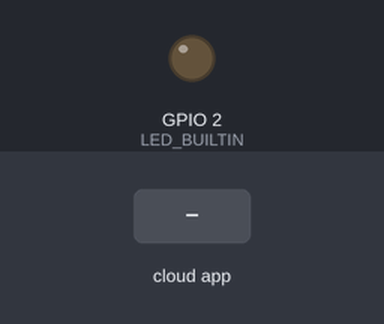
Bench run of a sketch on a simulated ESP32. On the bench: output pins drawn as LEDs (lit = HIGH). The test bench sets the inputs (shaded band). What the sketch prints to the serial monitor is not drawn.

Above: at 2.7 s.
2.8 s: the phone or cloud app sets button_on to 1
At 4.0 s:
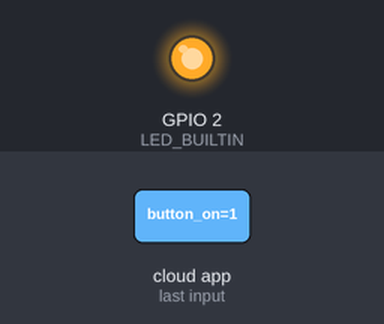
4.3 s: the phone or cloud app sets button_on to 0
At 5.2 s:
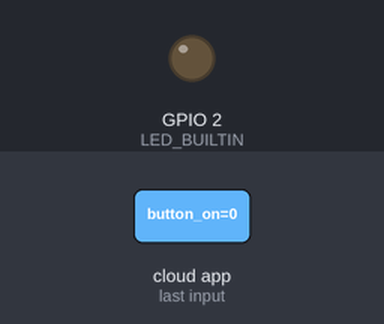
Timing chart, 0 to 7.3 s (numbered marks = the images above; inputs shaded):
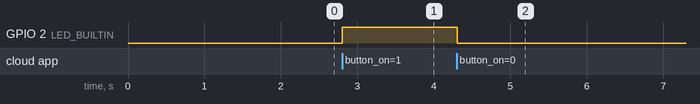

The sketch:

AdafuitIO_LED_control.ino
```cpp
#define IO_USERNAME  "ishuuu"
#define IO_KEY       "aio_LSKT60s4aRsUYSJE7yW7PLOnr6nC"

/******************************* WIFI **************************************/
#define WIFI_SSID "Ekam"
#define WIFI_PASS "1234567890"

#include "AdafruitIO_WiFi.h"

AdafruitIO_WiFi io(IO_USERNAME, IO_KEY, WIFI_SSID, WIFI_PASS);

/************************** Example Starts Here *******************************/

#include <WiFi.h>  // ESP32 uses WiFi library instead of ESP8266WiFi

// set up the 'digital' feed
AdafruitIO_Feed *AssistiveCallButtons = io.feed("button_on");

void setup() {
  // set up serial monitor
  Serial.begin(115200);

  // wait for serial monitor to open
  while(!Serial);

  // connect to io.adafruit.com
  Serial.print("Connecting to Adafruit IO");
  io.connect();

  // set up a message handler for the 'digital' feed.
  AssistiveCallButtons->onMessage(handleMessage);

  // wait for a connection
  while(io.status() < AIO_CONNECTED) {
    Serial.print(".");
    delay(500);
  }

  // we are connected
  Serial.println();
  Serial.println(io.statusText());

  // recv. the assistive-call-buttons feed
  AssistiveCallButtons->get();

  // Initialize the built-in LED pin (ESP32 built-in LED is GPIO 2)
  pinMode(LED_BUILTIN, OUTPUT);
  digitalWrite(LED_BUILTIN, LOW); // Ensure LED is off initially
}

void loop() {
  // io.run(); is required for all sketches.
  // it should always be present at the top of your loop
  // function. it keeps the client connected to
  // io.adafruit.com, and processes any incoming data.
  io.run();
}

// this function is called whenever a 'digital' feed message
// is received from Adafruit IO. it was attached to
// the 'digital' feed in the setup() function above.
void handleMessage(AdafruitIO_Data *data) {
  Serial.print("Received <- AssistiveCallButtons: ");
  Serial.println(data->toInt()); // Print the received value

  // Check the value received from Adafruit IO
  int buttonState = data->toInt();

  // Control the built-in LED based on the button state
  if (buttonState == 1) { // If button state is HIGH
    digitalWrite(LED_BUILTIN, HIGH); // Turn LED on
    Serial.println("LED turned ON");
  } else { // If button state is LOW
    digitalWrite(LED_BUILTIN, LOW); // Turn LED off
    Serial.println("LED turned OFF");
  }
}
```

Measured:
- after the input at 2.8 s, GPIO 2 (LED_BUILTIN): LOW → HIGH at once
- after the input at 4.3 s, GPIO 2 (LED_BUILTIN): HIGH → LOW at once
